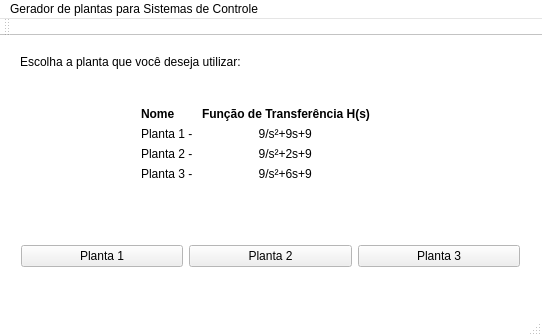
<?xml version="1.0" encoding="UTF-8"?>
<ui version="4.0">
 <class>MainWindow</class>
 <widget class="QMainWindow" name="MainWindow">
  <property name="geometry">
   <rect>
    <x>0</x>
    <y>0</y>
    <width>542</width>
    <height>336</height>
   </rect>
  </property>
  <property name="palette">
   <palette>
    <active>
     <colorrole role="Base">
      <brush brushstyle="SolidPattern">
       <color alpha="255">
        <red>255</red>
        <green>255</green>
        <blue>255</blue>
       </color>
      </brush>
     </colorrole>
     <colorrole role="Window">
      <brush brushstyle="SolidPattern">
       <color alpha="255">
        <red>255</red>
        <green>255</green>
        <blue>255</blue>
       </color>
      </brush>
     </colorrole>
    </active>
    <inactive>
     <colorrole role="Base">
      <brush brushstyle="SolidPattern">
       <color alpha="255">
        <red>255</red>
        <green>255</green>
        <blue>255</blue>
       </color>
      </brush>
     </colorrole>
     <colorrole role="Window">
      <brush brushstyle="SolidPattern">
       <color alpha="255">
        <red>255</red>
        <green>255</green>
        <blue>255</blue>
       </color>
      </brush>
     </colorrole>
    </inactive>
    <disabled>
     <colorrole role="Base">
      <brush brushstyle="SolidPattern">
       <color alpha="255">
        <red>255</red>
        <green>255</green>
        <blue>255</blue>
       </color>
      </brush>
     </colorrole>
     <colorrole role="Window">
      <brush brushstyle="SolidPattern">
       <color alpha="255">
        <red>255</red>
        <green>255</green>
        <blue>255</blue>
       </color>
      </brush>
     </colorrole>
    </disabled>
   </palette>
  </property>
  <property name="windowTitle">
   <string>MainWindow</string>
  </property>
  <widget class="QWidget" name="centralWidget">
   <widget class="QLabel" name="label">
    <property name="geometry">
     <rect>
      <x>20</x>
      <y>10</y>
      <width>491</width>
      <height>31</height>
     </rect>
    </property>
    <property name="styleSheet">
     <string notr="true">font: 50 bold 15pt &quot;Agency FB&quot;;</string>
    </property>
    <property name="text">
     <string>Escolha a planta que você deseja utilizar:</string>
    </property>
   </widget>
   <widget class="QWidget" name="horizontalLayoutWidget">
    <property name="geometry">
     <rect>
      <x>10</x>
      <y>170</y>
      <width>521</width>
      <height>101</height>
     </rect>
    </property>
    <layout class="QHBoxLayout" name="horizontalLayout">
     <item>
      <widget class="QPushButton" name="plant1">
       <property name="styleSheet">
        <string notr="true">font: 12pt &quot;Agency FB&quot;;</string>
       </property>
       <property name="text">
        <string>Planta 1</string>
       </property>
      </widget>
     </item>
     <item>
      <widget class="QPushButton" name="plant2">
       <property name="styleSheet">
        <string notr="true">font: 12pt &quot;Agency FB&quot;;</string>
       </property>
       <property name="text">
        <string>Planta 2</string>
       </property>
      </widget>
     </item>
     <item>
      <widget class="QPushButton" name="plant4">
       <property name="text">
        <string>Planta 3</string>
       </property>
      </widget>
     </item>
    </layout>
   </widget>
   <widget class="QWidget" name="formLayoutWidget">
    <property name="geometry">
     <rect>
      <x>130</x>
      <y>60</y>
      <width>291</width>
      <height>158</height>
     </rect>
    </property>
    <layout class="QFormLayout" name="formLayout">
     <item row="0" column="0">
      <widget class="QLabel" name="label_2">
       <property name="font">
        <font>
         <weight>75</weight>
         <bold>true</bold>
        </font>
       </property>
       <property name="text">
        <string>Nome</string>
       </property>
      </widget>
     </item>
     <item row="0" column="1">
      <widget class="QLabel" name="label_5">
       <property name="font">
        <font>
         <weight>75</weight>
         <bold>true</bold>
        </font>
       </property>
       <property name="text">
        <string>Função de Transferência H(s)</string>
       </property>
      </widget>
     </item>
     <item row="1" column="0">
      <widget class="QLabel" name="label_3">
       <property name="text">
        <string>Planta 1 - </string>
       </property>
      </widget>
     </item>
     <item row="1" column="1">
      <widget class="QLabel" name="label_6">
       <property name="text">
        <string>                 9/s²+9s+9</string>
       </property>
      </widget>
     </item>
     <item row="2" column="0">
      <widget class="QLabel" name="label_4">
       <property name="text">
        <string>Planta 2 - </string>
       </property>
      </widget>
     </item>
     <item row="2" column="1">
      <widget class="QLabel" name="label_7">
       <property name="text">
        <string>                 9/s²+2s+9</string>
       </property>
      </widget>
     </item>
     <item row="3" column="0">
      <widget class="QLabel" name="label_10">
       <property name="text">
        <string>Planta 3 -</string>
       </property>
      </widget>
     </item>
     <item row="3" column="1">
      <widget class="QLabel" name="label_11">
       <property name="palette">
        <palette>
         <active>
          <colorrole role="Base">
           <brush brushstyle="SolidPattern">
            <color alpha="255">
             <red>255</red>
             <green>255</green>
             <blue>255</blue>
            </color>
           </brush>
          </colorrole>
          <colorrole role="Window">
           <brush brushstyle="SolidPattern">
            <color alpha="255">
             <red>255</red>
             <green>255</green>
             <blue>255</blue>
            </color>
           </brush>
          </colorrole>
         </active>
         <inactive>
          <colorrole role="Base">
           <brush brushstyle="SolidPattern">
            <color alpha="255">
             <red>255</red>
             <green>255</green>
             <blue>255</blue>
            </color>
           </brush>
          </colorrole>
          <colorrole role="Window">
           <brush brushstyle="SolidPattern">
            <color alpha="255">
             <red>255</red>
             <green>255</green>
             <blue>255</blue>
            </color>
           </brush>
          </colorrole>
         </inactive>
         <disabled>
          <colorrole role="Base">
           <brush brushstyle="SolidPattern">
            <color alpha="255">
             <red>255</red>
             <green>255</green>
             <blue>255</blue>
            </color>
           </brush>
          </colorrole>
          <colorrole role="Window">
           <brush brushstyle="SolidPattern">
            <color alpha="255">
             <red>255</red>
             <green>255</green>
             <blue>255</blue>
            </color>
           </brush>
          </colorrole>
         </disabled>
        </palette>
       </property>
       <property name="text">
        <string>                 9/s²+6s+9</string>
       </property>
      </widget>
     </item>
    </layout>
   </widget>
  </widget>
  <widget class="QMenuBar" name="menuBar">
   <property name="geometry">
    <rect>
     <x>0</x>
     <y>0</y>
     <width>542</width>
     <height>27</height>
    </rect>
   </property>
   <widget class="QMenu" name="menuSimulador_de_Sistemas_de_Controle">
    <property name="title">
     <string>Gerador de plantas para Sistemas de Controle</string>
    </property>
   </widget>
   <addaction name="menuSimulador_de_Sistemas_de_Controle"/>
  </widget>
  <widget class="QToolBar" name="mainToolBar">
   <attribute name="toolBarArea">
    <enum>TopToolBarArea</enum>
   </attribute>
   <attribute name="toolBarBreak">
    <bool>false</bool>
   </attribute>
  </widget>
  <widget class="QStatusBar" name="statusBar"/>
 </widget>
 <layoutdefault spacing="6" margin="11"/>
 <resources/>
 <connections/>
</ui>
